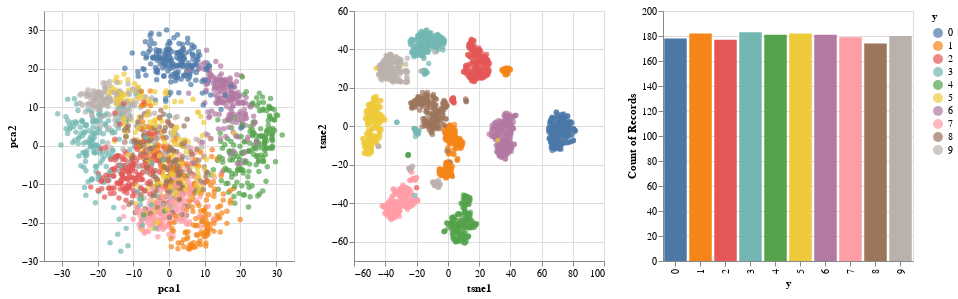

Notebook cell for this chart:
### Code cell
X_dig, y_dig = load_digits(n_class=10, return_X_y=True)
plot_multidimensional(X_dig, y_dig)

### Figure 1 — Vega-Lite specification as saved in the notebook (floating-point values rounded to 4 significant figures; data arrays with more than 128 entries replaced by an {"elided": "..."} marker saying what was removed)
{"config": {"view": {"continuousWidth": 400, "continuousHeight": 300}}, "hconcat": [{"mark": "circle", "encoding": {"color": {"condition": {"type": "nominal", "field": "y", "selection": "selector003"}, "value": "lightgray"}, "x": {"type": "quantitative", "field": "pca1"}, "y": {"type": "quantitative", "field": "pca2"}}, "height": 250, "selection": {"selector003": {"type": "interval", "resolve": "global"}}, "width": 250}, {"mark": "circle", "encoding": {"color": {"condition": {"type": "nominal", "field": "y", "selection": "selector003"}, "value": "lightgray"}, "x": {"type": "quantitative", "field": "tsne1"}, "y": {"type": "quantitative", "field": "tsne2"}}, "height": 250, "selection": {"selector003": {"type": "interval", "resolve": "global"}}, "width": 250}, {"mark": "bar", "encoding": {"color": {"type": "nominal", "field": "y"}, "x": {"type": "nominal", "field": "y"}, "y": {"type": "quantitative", "aggregate": "count", "field": "y"}}, "height": 250, "transform": [{"filter": {"selection": "selector003"}}], "width": 250}], "data": {"name": "data-d5f1634d32c31053b8e6c561e01259bf"}, "$schema": "https://vega.github.io/schema/vega-lite/v4.0.0.json", "datasets": {"data-d5f1634d32c31053b8e6c561e01259bf": {"elided": "1797 records"}}}
